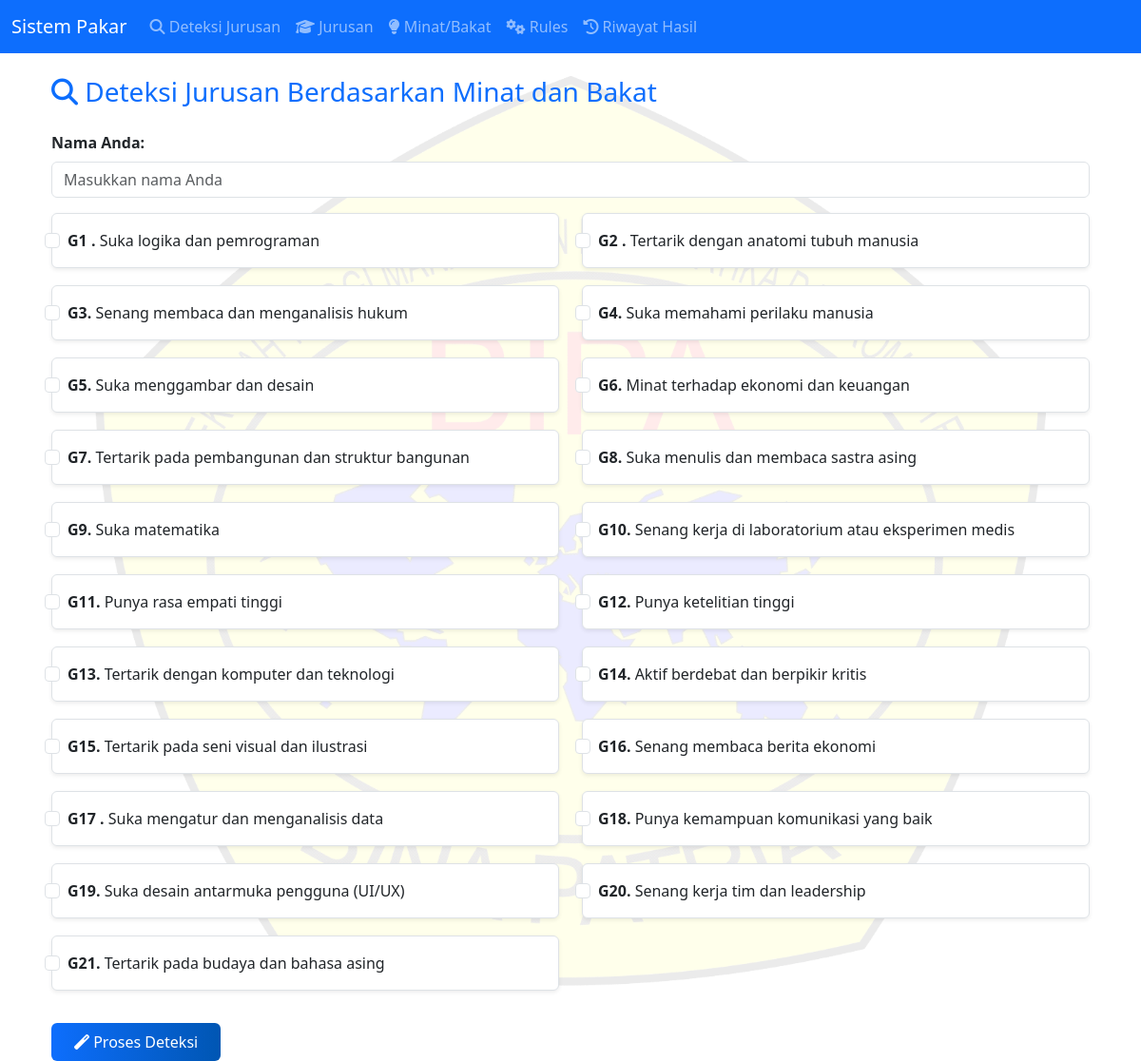
The page / on the database its author committed.
### tables this page shows
CREATE TABLE `minat_bakat` (
  `id` int(11) NOT NULL,
  `kode` varchar(10) DEFAULT NULL,
  `deskripsi` text DEFAULT NULL
);

### index.php (the view, shortened to what this page needs)
<?php include 'navbar.php'; ?>
<div class="container mt-4">
    <h3 class="mb-4 text-primary"><i class="fas fa-search"></i> Deteksi Jurusan Berdasarkan Minat dan Bakat</h3>
    <form method="POST">
        <div class="mb-3">
            <label for="nama" class="form-label"><strong>Nama Anda:</strong></label>
            <input type="text" name="nama" id="nama" class="form-control" required placeholder="Masukkan nama Anda">
        </div>
        <div class="row">
            <?php
            $gejala = mysqli_query($koneksi, "SELECT * FROM minat_bakat");
            while ($g = mysqli_fetch_array($gejala)) {
            ?>
                <div class="col-md-6 mb-3">
                    <div class="form-check bg-white border rounded p-3 shadow-sm">
                        <input class="form-check-input me-2" type="checkbox" name="gejala[]" value="<?= $g['kode'] ?>" id="g<?= $g['id'] ?>">
                        <label class="form-check-label" for="g<?= $g['id'] ?>">
                            <strong><?= $g['kode'] ?>.</strong> <?= $g['deskripsi'] ?>
                        </label>
                    </div>
                </div>
            <?php } ?>
        </div>
        <button class="btn btn-primary mt-3 px-4 py-2" type="submit" name="proses"><i class="fas fa-magic"></i> Proses Deteksi</button>
    </form>
</div>
<?php include 'footer.php'; ?>

### navbar.php (shortened to what this page needs)
<!DOCTYPE html>
<html>
<head>
    <link rel="stylesheet" href="https://cdn.jsdelivr.net/npm/bootstrap@5.3.0/dist/css/bootstrap.min.css">
    <link rel="stylesheet" href="https://cdnjs.cloudflare.com/ajax/libs/font-awesome/6.5.0/css/all.min.css">
</head>
<body>
<nav class="navbar navbar-expand-lg navbar-dark bg-primary">
  <div class="container-fluid">
    <a class="navbar-brand" href="#">Sistem Pakar</a>
    <div class="collapse navbar-collapse" id="navbarNav">
      <ul class="navbar-nav">
        <li class="nav-item"><a class="nav-link" href="index.php"><i class="fas fa-search"></i> Deteksi Jurusan</a></li>
        <li class="nav-item"><a class="nav-link" href="jurusan.php"><i class="fas fa-graduation-cap"></i> Jurusan</a></li>
        <li class="nav-item"><a class="nav-link" href="minat_bakat.php"><i class="fas fa-lightbulb"></i> Minat/Bakat</a></li>
        <li class="nav-item"><a class="nav-link" href="rules.php"><i class="fas fa-cogs"></i> Rules</a></li>
        <li class="nav-item">
          <a class="nav-link" href="riwayat_hasil.php"><i class="fas fa-history"></i> Riwayat Hasil</a>
        </li>
      </ul>
    </div>
  </div>
</nav>
<div class="container mt-4">

### footer.php (shortened to what this page needs)
</div>
</body>
</html>

### navbar.php (style rules this page uses)
body { position: relative; margin: 0; padding: 0; }
body::before { content: ""; position: fixed; top: 0; left: 0; width: 100%; height: 100%; background-image: url('Logo_Bipa_Color.png'); background-repeat: no-repeat; background-position: center center; background-size: 1000px; opacity: 0.08; z-index: -1; }

### index.php (style rules this page uses)
.form-check { transition: 0.3s; }
.btn-primary { background: linear-gradient(to right, #0d6efd, #0056b3); border: none; }

### rows shown on the page
minat_bakat: kode "G1", deskripsi "Suka logika dan pemrograman"
minat_bakat: kode "G2", deskripsi "Tertarik dengan anatomi tubuh manusia"
minat_bakat: kode "G3", deskripsi "Senang membaca dan menganalisis hukum"
minat_bakat: kode "G4", deskripsi "Suka memahami perilaku manusia"
minat_bakat: kode "G5", deskripsi "Suka menggambar dan desain"
minat_bakat: kode "G6", deskripsi "Minat terhadap ekonomi dan keuangan"
minat_bakat: kode "G7", deskripsi "Tertarik pada pembangunan dan struktur bangunan"
minat_bakat: kode "G8", deskripsi "Suka menulis dan membaca sastra asing"
minat_bakat: kode "G9", deskripsi "Suka matematika"
minat_bakat: kode "G10", deskripsi "Senang kerja di laboratorium atau eksperimen medis"
minat_bakat: kode "G11", deskripsi "Punya rasa empati tinggi"
minat_bakat: kode "G12", deskripsi "Punya ketelitian tinggi"
minat_bakat: kode "G13", deskripsi "Tertarik dengan komputer dan teknologi"
minat_bakat: kode "G14", deskripsi "Aktif berdebat dan berpikir kritis"
minat_bakat: kode "G15", deskripsi "Tertarik pada seni visual dan ilustrasi"
minat_bakat: kode "G16", deskripsi "Senang membaca berita ekonomi"
minat_bakat: kode "G17", deskripsi "Suka mengatur dan menganalisis data"
minat_bakat: kode "G18", deskripsi "Punya kemampuan komunikasi yang baik"
minat_bakat: kode "G19", deskripsi "Suka desain antarmuka pengguna (UI/UX)"
minat_bakat: kode "G20", deskripsi "Senang kerja tim dan leadership"
minat_bakat: kode "G21", deskripsi "Tertarik pada budaya dan bahasa asing"
